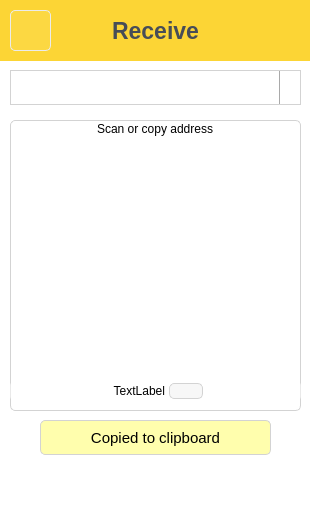
<?xml version="1.0" encoding="UTF-8"?>
<ui version="4.0">
 <class>PageReceive</class>
 <widget class="QWidget" name="PageReceive">
  <property name="geometry">
   <rect>
    <x>0</x>
    <y>0</y>
    <width>310</width>
    <height>532</height>
   </rect>
  </property>
  <property name="windowTitle">
   <string>Form</string>
  </property>
  <property name="styleSheet">
   <string notr="true">background: #FFFFFF;
color: rgb(0, 0, 0);</string>
  </property>
  <widget class="QFrame" name="headerFrame">
   <property name="geometry">
    <rect>
     <x>0</x>
     <y>0</y>
     <width>311</width>
     <height>61</height>
    </rect>
   </property>
   <property name="autoFillBackground">
    <bool>false</bool>
   </property>
   <property name="styleSheet">
    <string notr="true">background-color: #FCD535;</string>
   </property>
   <property name="frameShape">
    <enum>QFrame::NoFrame</enum>
   </property>
   <property name="frameShadow">
    <enum>QFrame::Plain</enum>
   </property>
   <widget class="QLabel" name="titleLabel">
    <property name="geometry">
     <rect>
      <x>60</x>
      <y>10</y>
      <width>191</width>
      <height>41</height>
     </rect>
    </property>
    <property name="sizePolicy">
     <sizepolicy hsizetype="MinimumExpanding" vsizetype="MinimumExpanding">
      <horstretch>0</horstretch>
      <verstretch>0</verstretch>
     </sizepolicy>
    </property>
    <property name="font">
     <font>
      <pointsize>17</pointsize>
      <bold>true</bold>
     </font>
    </property>
    <property name="styleSheet">
     <string notr="true">color: #474D57;</string>
    </property>
    <property name="text">
     <string>Receive</string>
    </property>
    <property name="scaledContents">
     <bool>false</bool>
    </property>
    <property name="alignment">
     <set>Qt::AlignCenter</set>
    </property>
   </widget>
   <widget class="QPushButton" name="backPushButton">
    <property name="geometry">
     <rect>
      <x>10</x>
      <y>10</y>
      <width>41</width>
      <height>41</height>
     </rect>
    </property>
    <property name="focusPolicy">
     <enum>Qt::NoFocus</enum>
    </property>
    <property name="styleSheet">
     <string notr="true">QPushButton {
	border-style: solid;
	background-color: rgba(255, 255, 255, 16);
	border-radius: 5px;
	border-width: 1px;
	border-color: rgb(235,235,235);
}
QPushButton:hover {
    background-color: rgba(255, 255, 255, 64);
}

QPushButton:pressed {
    background-color: rgba(255, 255, 255, 128);
}</string>
    </property>
    <property name="text">
     <string/>
    </property>
    <property name="icon">
     <iconset resource="../../../../res.qrc">
      <normaloff>:/res/ic/res/ic/arowLeft.png</normaloff>:/res/ic/res/ic/arowLeft.png</iconset>
    </property>
    <property name="iconSize">
     <size>
      <width>16</width>
      <height>16</height>
     </size>
    </property>
    <property name="checkable">
     <bool>false</bool>
    </property>
   </widget>
  </widget>
  <widget class="QGroupBox" name="addressGroupBox">
   <property name="geometry">
    <rect>
     <x>10</x>
     <y>120</y>
     <width>291</width>
     <height>291</height>
    </rect>
   </property>
   <property name="styleSheet">
    <string notr="true">border-style: solid;
border-radius: 5px;
border-width: 1px;
border-color: lightgrey;
</string>
   </property>
   <property name="title">
    <string>Scan or copy address</string>
   </property>
   <property name="alignment">
    <set>Qt::AlignCenter</set>
   </property>
   <property name="flat">
    <bool>false</bool>
   </property>
   <widget class="QFrame" name="horizontalFrame">
    <property name="geometry">
     <rect>
      <x>0</x>
      <y>260</y>
      <width>291</width>
      <height>31</height>
     </rect>
    </property>
    <property name="styleSheet">
     <string notr="true">border-color: transparent;
</string>
    </property>
    <layout class="QHBoxLayout" name="copyAddressHorizontalLayout" stretch="0,0,0,0">
     <property name="spacing">
      <number>0</number>
     </property>
     <property name="sizeConstraint">
      <enum>QLayout::SetMaximumSize</enum>
     </property>
     <property name="leftMargin">
      <number>0</number>
     </property>
     <property name="topMargin">
      <number>0</number>
     </property>
     <property name="rightMargin">
      <number>0</number>
     </property>
     <property name="bottomMargin">
      <number>0</number>
     </property>
     <item>
      <spacer name="horizontalSpacer">
       <property name="orientation">
        <enum>Qt::Horizontal</enum>
       </property>
       <property name="sizeHint" stdset="0">
        <size>
         <width>40</width>
         <height>20</height>
        </size>
       </property>
      </spacer>
     </item>
     <item>
      <widget class="QLabel" name="addressLabel">
       <property name="styleSheet">
        <string notr="true">border-color: transparent;
</string>
       </property>
       <property name="lineWidth">
        <number>1</number>
       </property>
       <property name="text">
        <string>TextLabel</string>
       </property>
       <property name="alignment">
        <set>Qt::AlignRight|Qt::AlignTrailing|Qt::AlignVCenter</set>
       </property>
      </widget>
     </item>
     <item>
      <widget class="QPushButton" name="copyAddressPushButton">
       <property name="sizePolicy">
        <sizepolicy hsizetype="Fixed" vsizetype="Fixed">
         <horstretch>0</horstretch>
         <verstretch>0</verstretch>
        </sizepolicy>
       </property>
       <property name="focusPolicy">
        <enum>Qt::NoFocus</enum>
       </property>
       <property name="layoutDirection">
        <enum>Qt::LeftToRight</enum>
       </property>
       <property name="styleSheet">
        <string notr="true">QPushButton {
	border-style: solid;
	background-color: rgba(0, 0, 0, 8);
	border-radius: 5px;
	border-width: 1px;
	border-color: lightgrey;
}
QPushButton:hover {
    background-color: rgba(0, 0, 0, 16);
}

QPushButton:pressed {
    background-color: rgba(0, 0, 0, 64);
}</string>
       </property>
       <property name="text">
        <string/>
       </property>
       <property name="icon">
        <iconset resource="../../../../res.qrc">
         <normaloff>:/res/ic/res/ic/copy.png</normaloff>:/res/ic/res/ic/copy.png</iconset>
       </property>
       <property name="iconSize">
        <size>
         <width>20</width>
         <height>20</height>
        </size>
       </property>
       <property name="flat">
        <bool>true</bool>
       </property>
      </widget>
     </item>
     <item>
      <spacer name="horizontalSpacer_3">
       <property name="orientation">
        <enum>Qt::Horizontal</enum>
       </property>
       <property name="sizeHint" stdset="0">
        <size>
         <width>40</width>
         <height>20</height>
        </size>
       </property>
      </spacer>
     </item>
    </layout>
   </widget>
   <widget class="QLabel" name="qrLabel">
    <property name="geometry">
     <rect>
      <x>37</x>
      <y>35</y>
      <width>211</width>
      <height>211</height>
     </rect>
    </property>
    <property name="styleSheet">
     <string notr="true">border-color: transparent;
</string>
    </property>
    <property name="text">
     <string/>
    </property>
    <property name="alignment">
     <set>Qt::AlignCenter</set>
    </property>
   </widget>
  </widget>
  <widget class="QLabel" name="copiedLabel">
   <property name="geometry">
    <rect>
     <x>40</x>
     <y>420</y>
     <width>231</width>
     <height>35</height>
    </rect>
   </property>
   <property name="font">
    <font>
     <pointsize>11</pointsize>
    </font>
   </property>
   <property name="autoFillBackground">
    <bool>false</bool>
   </property>
   <property name="styleSheet">
    <string notr="true">border-style: solid;
border-radius: 5px;
border-width: 1px;
border-color: lightgrey;
background-color: rgb(255, 254, 173);</string>
   </property>
   <property name="text">
    <string>Copied to clipboard</string>
   </property>
   <property name="alignment">
    <set>Qt::AlignCenter</set>
   </property>
   <property name="textInteractionFlags">
    <set>Qt::NoTextInteraction</set>
   </property>
  </widget>
  <widget class="QComboBox" name="accountsComboBox">
   <property name="geometry">
    <rect>
     <x>10</x>
     <y>70</y>
     <width>291</width>
     <height>35</height>
    </rect>
   </property>
   <property name="minimumSize">
    <size>
     <width>119</width>
     <height>0</height>
    </size>
   </property>
   <property name="font">
    <font>
     <pointsize>13</pointsize>
     <bold>true</bold>
     <stylestrategy>PreferDefault</stylestrategy>
    </font>
   </property>
   <property name="focusPolicy">
    <enum>Qt::NoFocus</enum>
   </property>
   <property name="styleSheet">
    <string notr="true">QComboBox {
    border: 1px solid lightgray;
    padding: 1px 18px 1px 3px;
    min-width: 6em; 
	color:black;
}
QComboBox:on { /* shift the text when the popup opens */
    padding-top: 3px;
    padding-left: 4px;
}
QComboBox::drop-down {
    subcontrol-origin: padding;
    subcontrol-position: top right;
    width: 20px;

    border-left-width: 1px;
    border-left-color: darkgray;
    border-left-style: solid; /* just a single line */
    border-top-right-radius: 5px; /* same radius as the QComboBox */
    border-bottom-right-radius: 5px;
}
QComboBox::drop-down::hover {
	background-color: rgba(0, 0, 0, 16);
}
QComboBox::drop-down::pressed {
    background-color: rgba(0, 0, 0, 64);
}
QComboBox::down-arrow {
    image: url(:/res/ic/res/ic/dropDownArrow.png);
	width: 12px;
    height: 12px;
}
QComboBox::down-arrow:on { /* shift the arrow when popup is open */
    top: 1px;
    left: 1px;
}
QListView::item {
	height: 31px;
	background-color: white;
	color: black;
}
QListView::item:selected:!active, QListView::item:selected:active {
	background-color: lightgrey;
	color: black;
}
QListView::item::hover {
	background-color: grey;
	/*font: url(:/Resources/Fonts/GameJam.ttf);*/
	color: black;
}
</string>
   </property>
  </widget>
 </widget>
 <resources>
  <include location="../../../../res.qrc"/>
 </resources>
 <connections/>
</ui>
